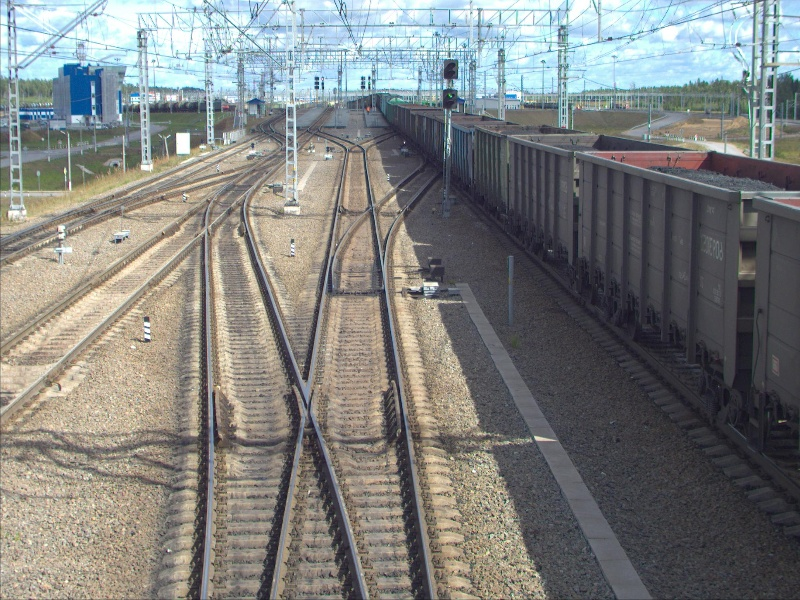
//> input picture data/img0001.jpg, 800 x 600 px
$ ./main data/img0001.jpg   (built with g++ and OpenCV 4)
//> lines starting //> are read from the running program, lines starting //| are printed output that depends on the picture; after the words box and inside, x2 and y2 are one past the last pixel; in counts of white or black regions, pixels touching at a corner belong together
### cv_supp.h
#pragma once
#ifndef CV_SUPP
#define CV_SUPP
#include <vector>
#include <iostream>
#include <opencv2/imgproc/imgproc.hpp>

namespace cv_supp {

	struct gradient_img {
		cv::Mat mag;
		cv::Mat angle;
	};

	using hog_vec_t = std::vector<double>;

	gradient_img get_gradients(const cv::Mat& img);
	std::vector<cv::Mat> get_integral_images(const cv::Mat& img);
	hog_vec_t get_hog(const cv::Point2i& left_high_hog_point, int hog_size, const std::vector<cv::Mat>& integral_images);
	double chi_squared(const hog_vec_t& hog1, const hog_vec_t& hog2);
	double intersect_hogs(const hog_vec_t& hog1, const hog_vec_t& hog2);
	bool hog_has_vertical_edge(const hog_vec_t& hog_vec);
}

#endif

### hough_algo.h
//
// Created by dmitrii on 01.04.2020.
//

#ifndef CROSSDETECTOR_HOUGH_ALGO_H
#define CROSSDETECTOR_HOUGH_ALGO_H

#include <vector>
#include <opencv2/core/mat.hpp>

namespace hough_algo {
    void find_lines(cv::Mat& image, int crop_count, int canny_treashhold1, int canny_treashhold2);

    std::vector<cv::Mat> get_cropped_images(const cv::Mat& image, int crop_count);

    void find_lines_on_cropped(std::vector<cv::Mat>& crop_images, int canny_treashhold1, int canny_treashhold2);

    void draw_lines(const std::vector<cv::Vec2f>& lines, cv::Mat& image);
};


#endif //CROSSDETECTOR_HOUGH_ALGO_H

### utils/files_utils.h
//
// Created by dmitrii on 31.03.2020.
//

#ifndef CROSSDETECTOR_FILES_UTILS_H
#define CROSSDETECTOR_FILES_UTILS_H

#include <vector>
#include <string>

namespace files_utils {
    std::vector<std::string> get_files_from_dir(std::string dir_name);
};


#endif //CROSSDETECTOR_FILES_UTILS_H

### hough_algo.cpp
//
// Created by dmitrii on 01.04.2020.
//

#include <opencv2/imgproc.hpp>
#include <opencv2/highgui.hpp>
#include "hough_algo.h"
#include "cv_supp.h"

using namespace cv;

std::vector<cv::Mat> hough_algo::get_cropped_images(const cv::Mat &image, int crop_count) {
    std::vector<cv::Mat> res;

    for (int i = 1; i <= crop_count; i++) {
        int y_max = image.rows * i / crop_count;
        int y_min = y_max - image.rows / crop_count;

        cv::Rect crop(Point(0, y_min), Point(image.cols, y_max));

        line(image, Point(0, y_min), Point(image.cols, y_min), Scalar(255, 0, 0), 2);

        res.push_back(image(crop));
    }

    return res;
}


void hough_algo::find_lines_on_cropped(std::vector<cv::Mat> &crop_images, int canny_treashhold1, int canny_treashhold2) {
    for (int i = 0; i < crop_images.size(); i++) {
        cv::Mat& cur_image = crop_images[i];

        //find edges by canny
//        Mat gx, gx_abs, vertical_edges;
//        Sobel(cur_image, gx, CV_64F, 1, 0, 1);
//        convertScaleAbs(gx, gx_abs );
//        addWeighted( gx_abs, 0, gx_abs, 1, 0, vertical_edges );

        cv::Mat canny;
        cv::Canny(cur_image, canny, canny_treashhold1, canny_treashhold2);

        //find lines by hough
        std::vector<Vec2f> lines; // will hold the results of the detection
        HoughLines(canny, lines, 1, CV_PI/180, 20, 0, 0); // runs the actual detection

        //draw lines
        draw_lines(lines, cur_image);
    }
}

void hough_algo::draw_lines(const std::vector<cv::Vec2f> &lines, cv::Mat &image) {
    for( size_t j = 0; j < lines.size(); j++)
    {
        float rho = lines[j][0], theta = lines[j][1];
        Point pt1, pt2;
        double a = cos(theta), b = sin(theta);
        double x0 = a*rho, y0 = b*rho;
        pt1.x = cvRound(x0 + 1000*(-b));
        pt1.y = cvRound(y0 + 1000*(a));
        pt2.x = cvRound(x0 - 1000*(-b));
        pt2.y = cvRound(y0 - 1000*(a));

        if (abs(cv_supp::get_line_cos(pt1, pt2)) > 0.9)
            continue;

        line( image, pt1, pt2, Scalar(0,0,255), 1, LINE_8);
    }
}

void hough_algo::find_lines(cv::Mat &image, int crop_count, int canny_treashhold1, int canny_treashhold2) {
    std::vector<cv::Mat> croped_images = get_cropped_images(image, crop_count);

    find_lines_on_cropped(croped_images, canny_treashhold1, canny_treashhold2);
}

### main.cpp
#include <iostream>
#include <opencv2/core/core.hpp>
#include <opencv2/imgproc/imgproc.hpp>
#include <opencv2/highgui/highgui.hpp>
#include "utils/files_utils.h"
#include "cross_detector.h"
#include "hough_algo.h"
#include <chrono>

using namespace cv;
using namespace std;

int main(int argc, char** argv) {
	if (argc < 2)
	{
		std::cout << "Wrong arguments count, program accept one argument: " <<
			R"(path to input file, for example: C:\Users\dimat\Downloads\cross_detect_data_set_src\img0002.jpg)" << std::endl;

		return -1;
	}
    std::string file_name = std::string(argv[1]);

	Mat image, gray_img, canny_res;
	image = imread(file_name, IMREAD_COLOR);
//> image is the input picture: 600 rows x 800 cols, CV_8UC3; mean B, G, R 126.3, 128.5, 127
	if (!image.data)
	{
		cout << "Could not open or find input file" << endl;
		return -1;
	}

    cv::cvtColor(image, gray_img, COLOR_BGR2GRAY);
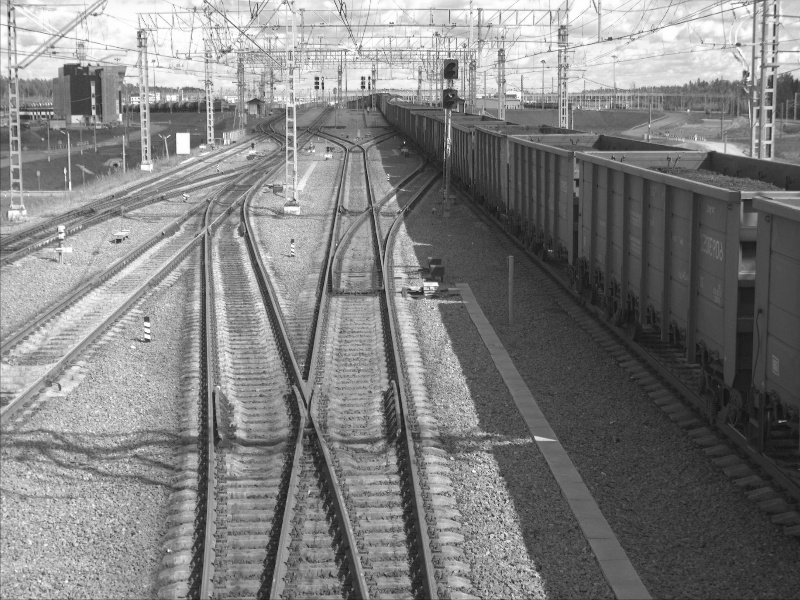
//> gray_img: 600 rows x 800 cols, CV_8UC1; min 15, max 255, mean 127.8

    //Blur the image with 5x5 Gaussian kernel
//    Mat image_blurred_with_5x5_kernel;
//    GaussianBlur(image, image_blurred_with_5x5_kernel, Size(5, 5), 0);

	int canny_treashhold1 = 150, canny_treashhold2 = 250;
    std::chrono::milliseconds start_time = std::chrono::duration_cast<std::chrono::milliseconds>(std::chrono::system_clock::now().time_since_epoch());

    cv::Canny(image, canny_res, canny_treashhold1, canny_treashhold2);
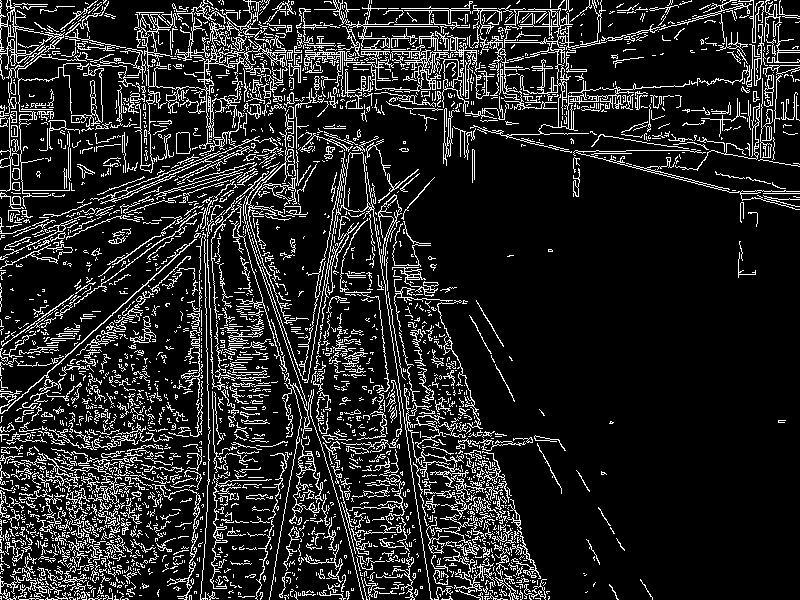
//> canny_res: 600 rows x 800 cols, CV_8UC1; 14.4% white in thin lines or dots
    hough_algo::find_lines(image, 20, canny_treashhold1, canny_treashhold2);
//> after the loop in get_cropped_images, `for (int i = 1; i <= crop_count; i++)`:
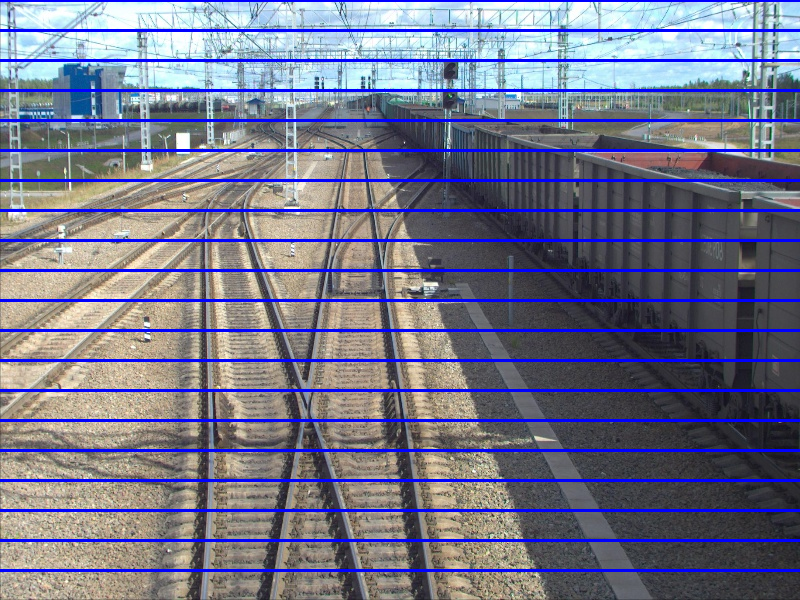
//> image: 600 rows x 800 cols, CV_8UC3; 9.83% of pixels changed, all inside (x1, y1, x2, y2) = (0, 0, 800, 572)
//> in find_lines, `std::vector<cv::Mat> croped_images = get_cropped_images(image, crop_co..`:
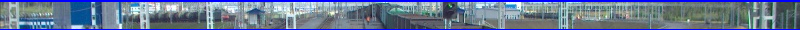
//> croped_images[3]: 30 rows x 800 cols, CV_8UC3; mean B, G, R 150.1, 118.4, 102.3
//> in find_lines, `std::vector<cv::Mat> croped_images = get_cropped_images(image, crop_co..`:
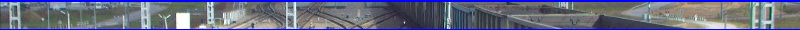
//> croped_images[4]: 30 rows x 800 cols, CV_8UC3; mean B, G, R 130.7, 105.3, 101
//> in find_lines, `std::vector<cv::Mat> croped_images = get_cropped_images(image, crop_co..`:
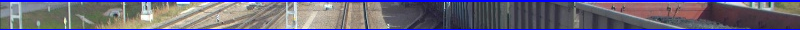
//> croped_images[5]: 30 rows x 800 cols, CV_8UC3; mean B, G, R 123.7, 100.9, 104.9
//> (the run ends here: the program needs code that is not available in this run, at `if (abs(cv_supp::get_line_cos(pt1, pt2)) > 0.9)`)

$ run again, on data/img0003.jpg
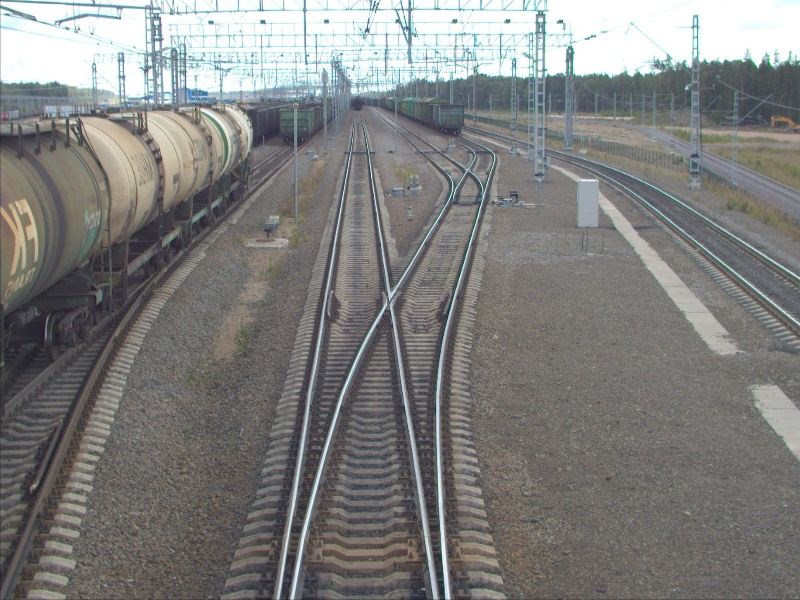
//> input picture data/img0003.jpg, 800 x 600 px
//> image is the input picture: 600 rows x 800 cols, CV_8UC3; mean B, G, R 125.6, 127, 126.6
//> `cv::Canny(image, canny_res, canny_treashhold1, canny_treashhold2);`:
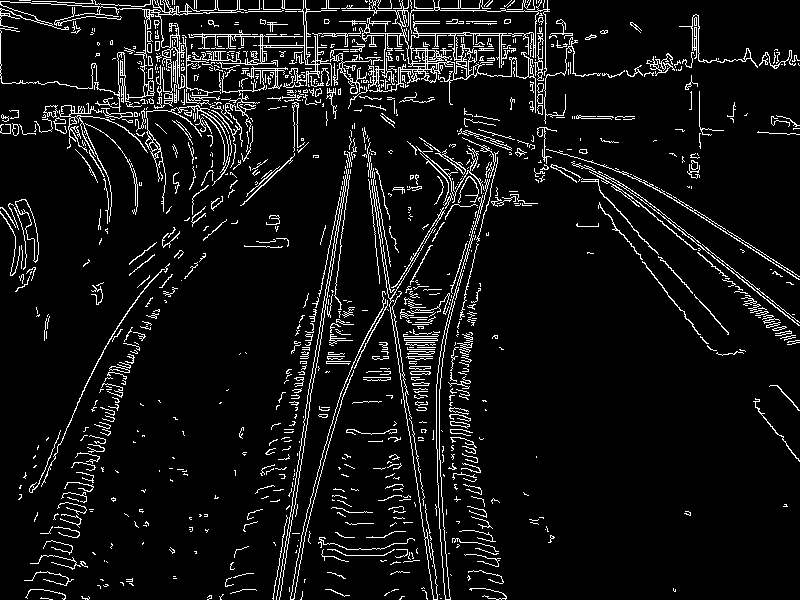
//> canny_res: 600 rows x 800 cols, CV_8UC1; 7.3% white in thin lines or dots

$ run again, on data/img0004.jpg
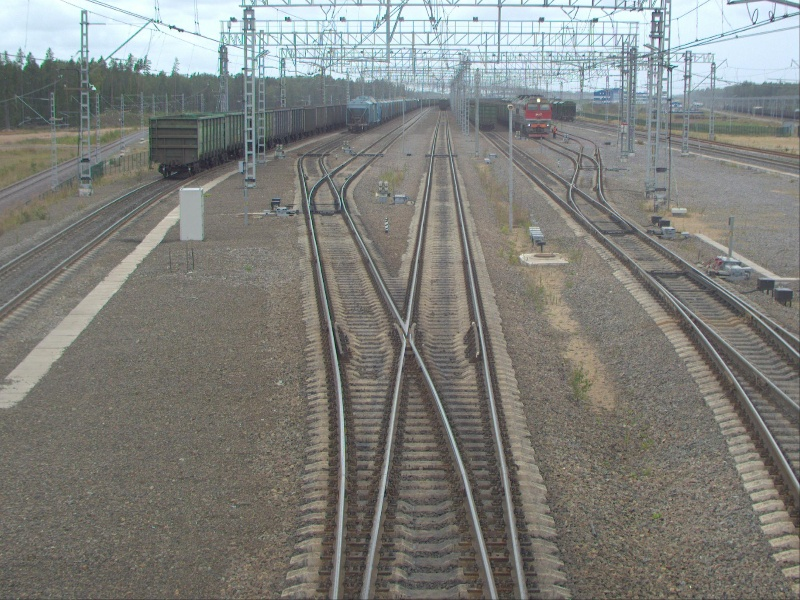
//> input picture data/img0004.jpg, 800 x 600 px
//> image is the input picture: 600 rows x 800 cols, CV_8UC3; mean B, G, R 123.7, 128.1, 127.2
//> `cv::Canny(image, canny_res, canny_treashhold1, canny_treashhold2);`:
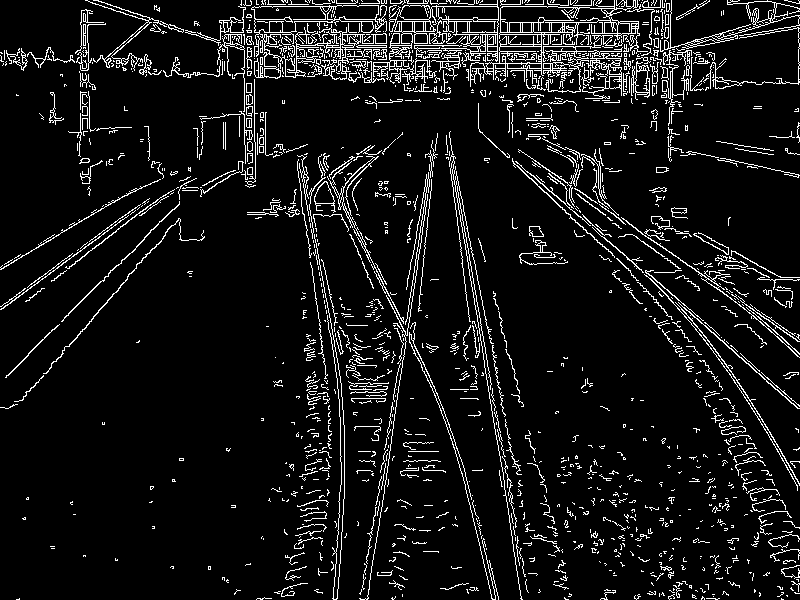
//> canny_res: 600 rows x 800 cols, CV_8UC1; 8% white in thin lines or dots

$ run again, on data/img0005.jpg
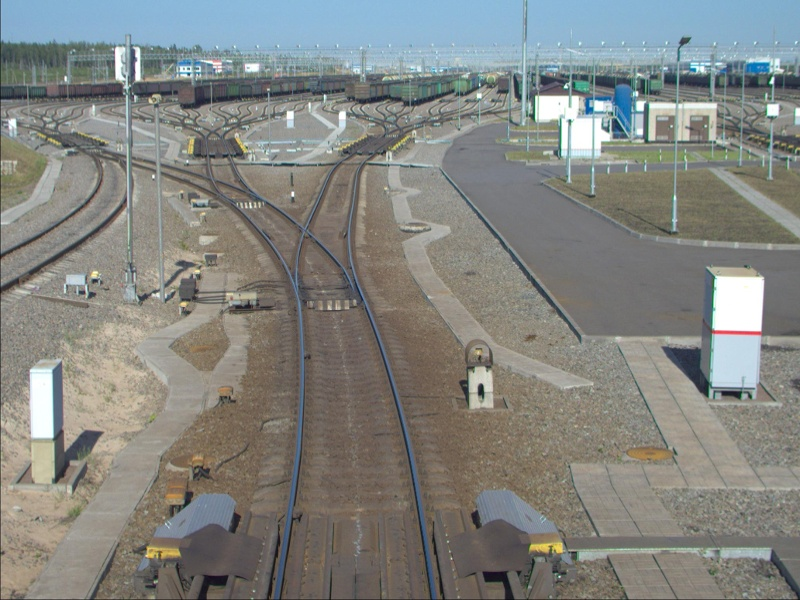
//> input picture data/img0005.jpg, 800 x 600 px
//> image is the input picture: 600 rows x 800 cols, CV_8UC3; mean B, G, R 128.4, 132.6, 130.9
//> canny_res: 600 rows x 800 cols, CV_8UC1; 6.8% white in thin lines or dots
